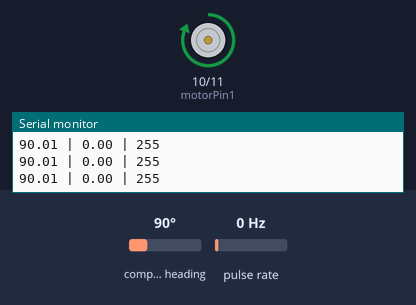
A sketch run on a simulated Arduino Uno, built with avr-gcc and run on an emulated ATmega328P. On the bench: motor-driver pin pairs drawn as motors (green arrow = first pin HIGH = forward, orange = second pin HIGH = backward, longer = more drive, scaled by the enable pin), the last lines printed to the serial monitor. Wiring (inferred from the names in the program): pulse sensor: data pin 2. Inputs (shaded band) come from the test bench; at power-on: compass heading 90°, pulse rate 0 Hz.

Above: at 3.2 s.
3.3 s: compass heading set to 332°
6.3 s: compass heading set to 7°
7.8 s: compass heading set to 90°
At 8.8 s:
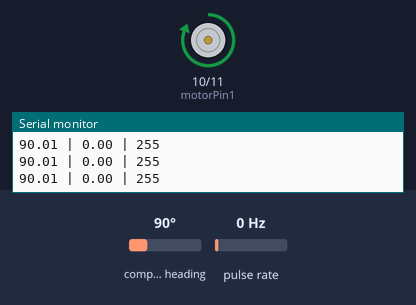
12.3 s: compass heading set to 352°
At 12.8 s:
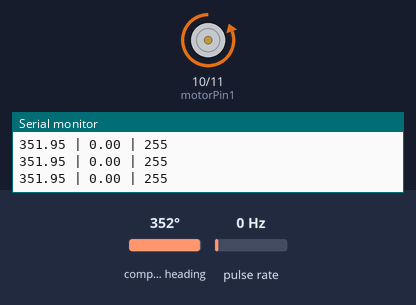
13.8 s: compass heading set to 180°
At 14.6 s:
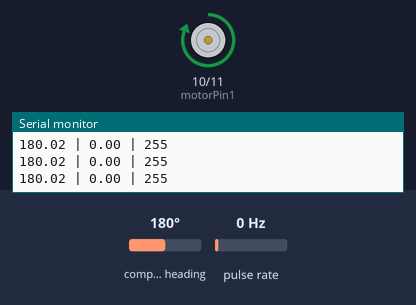
Timing chart, 0 to 16.3 s (numbered marks = the images above; inputs shaded):
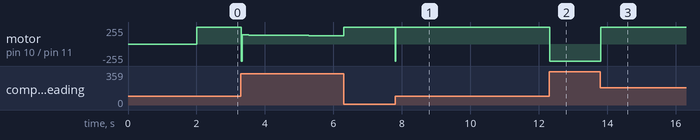

The sketch:

code.ino
```cpp
// This code is used to read out the Ardiono and sensors


#include <Wire.h>
#include <PID_v1.h>
#include <AS5600.h>

AS5600 as5600;

// -------------------------
// Timing
// -------------------------
unsigned long currentMs;
unsigned long lastMs;
const unsigned int FREE_RUN_PERIOD_MS = 5;


// Angle measurement
double sig_angle_deg;


// Motor control pins
const int motorPin1 = 10;
const int motorPin2 = 11;
const int enablePin = 9;


// PID PARAMETERS
double setpoint = 328;
double output = 0;

double Kp = 29.5;
double Ki = 5.0;
double Kd = 1;

PID myPID(&sig_angle_deg, &output, &setpoint, Kp, Ki, Kd, DIRECT);

// Balance deadband
const double ANGLE_DEADBAND = 0.01;

// PWM dead zone compensation
const int PWM_MIN = 47;

const byte ENCODER_PIN = 2;
const int PULSES_PER_REV = 330;

volatile long encoderPulses = 0;
unsigned long lastRpmMs = 0;
double motorRPM = 0;
int currentPWM = 0;

// Encoder ISR
void encoderISR() {
  encoderPulses++;
}

// Read angle from AS5600
void readAngle() {
  lastMs = currentMs;
  sig_angle_deg = (float)as5600.readAngle() * 0.0879;
}

// Setup
void setup() {
  pinMode(motorPin1, OUTPUT);
  pinMode(motorPin2, OUTPUT);
  pinMode(enablePin, OUTPUT);

  // Encoder setup
  pinMode(ENCODER_PIN, INPUT_PULLUP);
  attachInterrupt(digitalPinToInterrupt(ENCODER_PIN), encoderISR, RISING);
  lastRpmMs = millis();

  Wire.begin();
  as5600.begin();
  Serial.begin(9600);
  delay(2000);

  lastMs = millis();

  myPID.SetMode(AUTOMATIC);
  myPID.SetSampleTime(FREE_RUN_PERIOD_MS);
  myPID.SetOutputLimits(-255, 255);
}


// Main Loop
void loop() {

  currentMs = millis();

  if (currentMs - lastMs >= FREE_RUN_PERIOD_MS) {

    readAngle();
    myPID.Compute();

    double error = setpoint - sig_angle_deg;

    // 1: If angle is within deadband → stop motor
    if (fabs(error) <= ANGLE_DEADBAND) {
      analogWrite(enablePin, 0);
      digitalWrite(motorPin1, LOW);
      digitalWrite(motorPin2, LOW);

      currentPWM = 0;
      motorRPM = 0;

      Serial.print(sig_angle_deg);
      Serial.print(" ");
      Serial.print(motorRPM);
      Serial.print(" ");
      Serial.println(currentPWM);

      return;
    }

    // 2: PWM dead zone compensation
    if (output > 0 && output < PWM_MIN) output = PWM_MIN;
    else if (output < 0 && output > -PWM_MIN) output = -PWM_MIN;

    // 3: Motor direction
    if (output < 0) {
      digitalWrite(motorPin1, LOW);
      digitalWrite(motorPin2, HIGH);
    }
    else {
      digitalWrite(motorPin1, HIGH);
      digitalWrite(motorPin2, LOW);
    }

    // 4: Apply PWM
    currentPWM = abs((int)output);
    analogWrite(enablePin, currentPWM);

    // 5: Calculate RPM every 100 ms
    const unsigned long RPM_INTERVAL_MS = 100;
    unsigned long now = currentMs;

    if (now - lastRpmMs >= RPM_INTERVAL_MS) {
      noInterrupts();
      long pulses = encoderPulses;
      encoderPulses = 0;
      interrupts();

      unsigned long dt = now - lastRpmMs;
      lastRpmMs = now;

      // RPM formula
      motorRPM = (pulses * 60000.0) / (PULSES_PER_REV * dt);
    }

    // 6: Serial output
    Serial.print(sig_angle_deg);
    Serial.print(" | ");
    Serial.print(motorRPM);
    Serial.print(" | ");
    Serial.println(currentPWM);
  }
}
```

Measured:
- after the input at 7.8 s, motor on pin 10 (motorPin1) / pin 11 (motorPin2): forward 255/255 → backward 255/255 at once, → forward 255/255 0.02 s later
- after the input at 12.3 s, motor on pin 10 (motorPin1) / pin 11 (motorPin2): forward 255/255 → backward 255/255 at once
- after the input at 13.8 s, motor on pin 10 (motorPin1) / pin 11 (motorPin2): backward 255/255 → forward 255/255 at once
